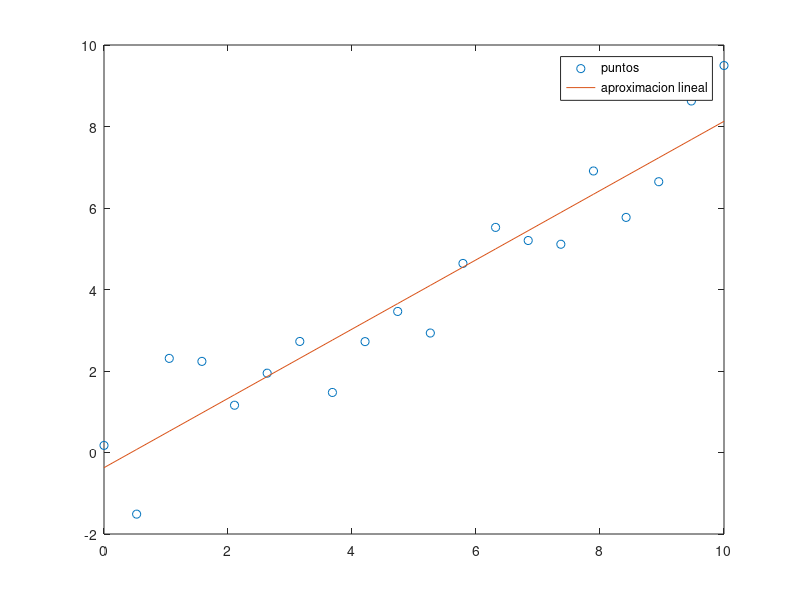

Reproduce this figure in MATLAB.
x=linspace(0,10,20);
y=3/4*x+1/2;
y=y+randn(1,20);

z=polyfit(x,y,1)

plot(x,y,"o",x,polyval(z,x));
legend("puntos","aproximacion lineal");

%numero=rand()*(sup-inf)+inf aleatorios en intervalo


%no necesitás tomar los números aleatorios en un intervalo, sino con distribución normal, tal como dice el ejercicio. 
%Lo primero que hacés es generarte 20 puntos equidistantes en el intervalo [0,10]:
%x = linspace(0,10,20)

%Luego, evaluás el polinomio en esos puntos:

% y = polyval([3/4, -1/2],x) ;

%Ahora, perturbás los datos de y usando la distribución normal:

% y_pert(1:20) = y(1:20) + randn(1,20)

%Y finalmente aplicas mínimos cuadrados con el polyfit a los datos. Los coeficientes deberían darte parecidos a los originales.

%coefs = polyfit(x,y_pert,1)

%En el ejcio 2 no necesitás generar números aleatorios.